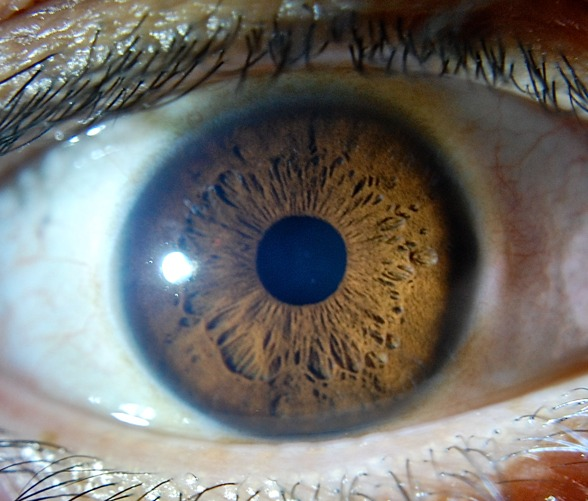
#> input picture IMAGES/Image1.jpeg, 588 x 501 px, given in place of WhatsApp Image 2023-06-16 at 3.32.53 PM.jpeg, which was not available
$ python irisdetection.py
#> lines starting #> are read from the running program, lines starting #| are printed output that depends on the picture; after the words box and inside, x2 and y2 are one past the last pixel; in counts of white or black regions, pixels touching at a corner belong together; pictures that were not available may be replaced by others from this repository, and a replacement may not be noted
#> further down, original is the input picture: shape (501, 588, 3); mean B, G, R 107.9, 112.5, 114.9
# -*- coding: utf-8 -*-
"""irisdetection.ipynb

Automatically generated by Colaboratory.

Original file is located at
    https://colab.research.google.com/drive/153P4IuZXtALYKdf-w8kM11wJ3IGHHQcl
"""
import cv2
import numpy as np
import os
import glob
#importar a lib para usar no google colab
    #from google.colab import files
    #import shutil
from matplotlib import pyplot as plt

def encontrar_pupila(imagem):

  #tratamento da imagem preto e branco
  imagem_PeB = cv2.cvtColor(imagem, cv2.COLOR_BGR2GRAY)
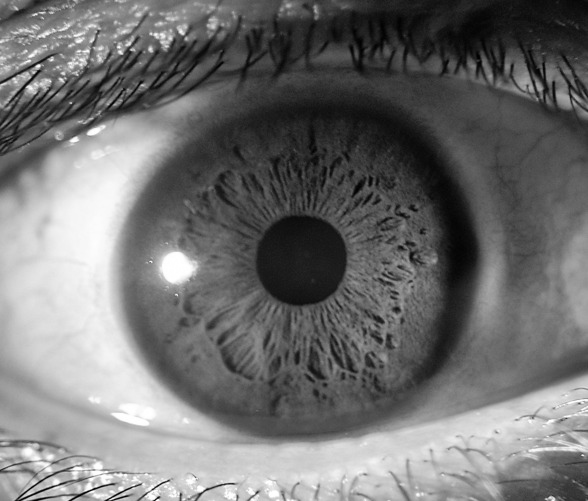
#> imagem_PeB: shape (501, 588); min 0, max 255, mean 112.7

  #colocar blur
  imagem_blur =  cv2.medianBlur(imagem_PeB, 15)
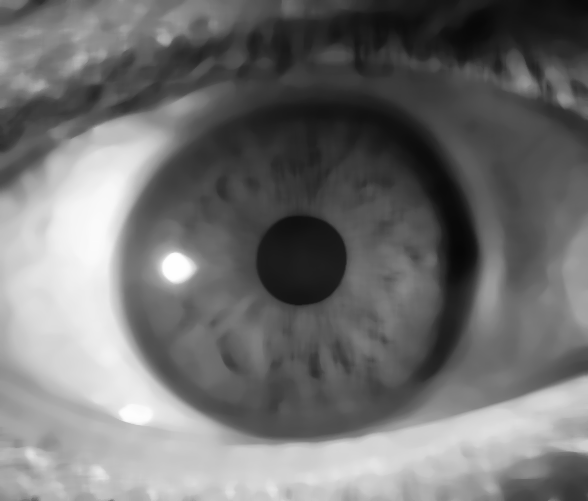
#> imagem_blur: shape (501, 588); min 7, max 254, mean 113

  #converter pra bgr
  image_bgr = cv2.cvtColor(imagem_blur, cv2.COLOR_RGB2BGR)

  #determinar o intervalo de tons de preto que queira mostrar
  maior_preto = np.array([0, 0, 0], dtype=np.uint8)
  menor_preto = np.array([110, 110, 110], dtype=np.uint8)

  #aplicar a mask baseado no intervalo de preto
  mask = cv2.inRange(image_bgr, maior_preto, menor_preto)
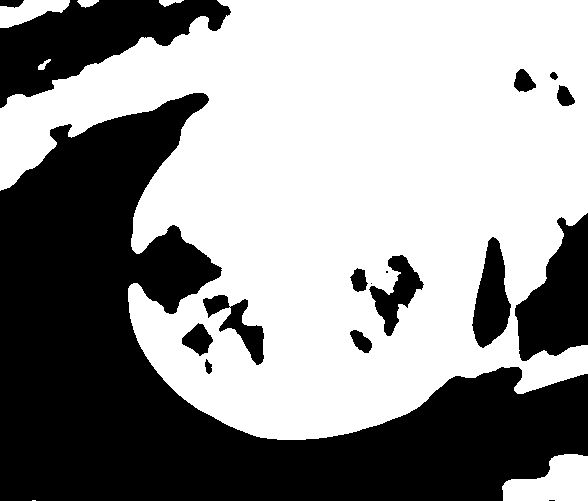
#> mask: shape (501, 588); 58.2% white; 17 black regions (3 under 20 px), largest, box (x1, y1, x2, y2) and area: (0, 93, 588, 501) 96730, (0, 0, 231, 108) 11813, (515, 213, 588, 361) 6686
  resultado = cv2.bitwise_and(image_bgr, image_bgr, mask=mask)
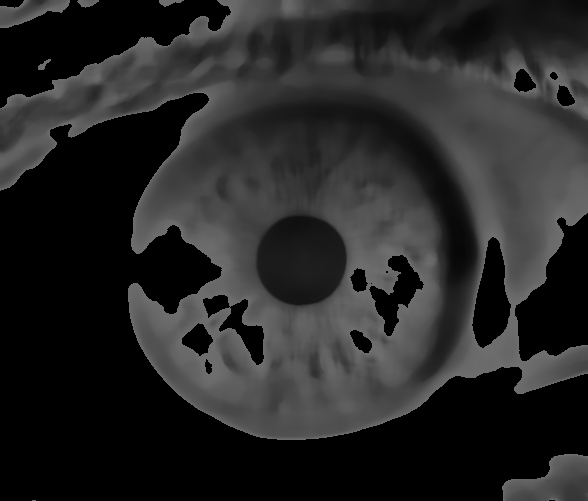
#> resultado: shape (501, 588, 3); min 0, max 110, mean 38.9
  resultadoPeB = cv2.cvtColor(resultado, cv2.COLOR_BGR2GRAY)

  # virar a imagem de cabeça pra baixo para cortar a sombrancelha
  #imagem_virada = cv2.flip(resultadoPeB, 0)

  # Obter as dimensões da imagem
  #altura, largura = imagem_virada.shape[:2]

  # Definir a altura da região a ser mantida
  #altura_apagar = int(altura * 0.5)

  # Criar uma máscara para definir a região a ser apagada
  #mascara = np.zeros((altura, largura), dtype=np.uint8)
  #mascara[:altura_apagar, :] = 255

  # Aplicar a máscara na imagem original
  #imagem_apagada = cv2.bitwise_and(imagem_virada, imagem_virada, mask=mascara)

  # virar a imagem novamente já sem as sombrancelhas
  #nova_imagem = cv2.flip(imagem_apagada,0)

  #aplicar blur na nova imagem
  #nova_imagem = cv2.medianBlur(nova_imagem,13)

  #Processo para captura de circulos(iris)
  #circulos = cv2.HoughCircles(imagem_blur, cv2.HOUGH_GRADIENT,
  #1, 800, param1=100, param2=30, minRadius=100, maxRadius=200)

  #circulos_detectados = np.uint16(np.around(circulos))

  #processo para captura de pupilas
  pupilas = cv2.HoughCircles(resultadoPeB, cv2.HOUGH_GRADIENT,
  1, 300, param1=100, param2=20, minRadius=0, maxRadius=100)
#> pupilas = [[301.5, 260.5, 45.7]]


  if pupilas is not None:
      pupilas_detectadas = np.uint16(np.around(pupilas))
#> pupilas_detectadas = [[302, 260, 46]]

    # Coordenadas do centro da imagem
      centro_x = imagem.shape[1] // 2
#> centro_x = 294
      centro_y = imagem.shape[0] // 2
#> centro_y = 250

    # Desenhar iris e pupilas próximas ao centro
      for (x, y, r) in pupilas_detectadas[0, :]:
        # Verificar se o centro do círculo está próximo ao centro da imagem
          if abs(x - centro_x) < centro_x / 3 and abs(y - centro_y) < centro_y / 3:
              cv2.circle(imagem, (x, y), r, (255, 255, 255), 4)
#> this loop made 1 pass
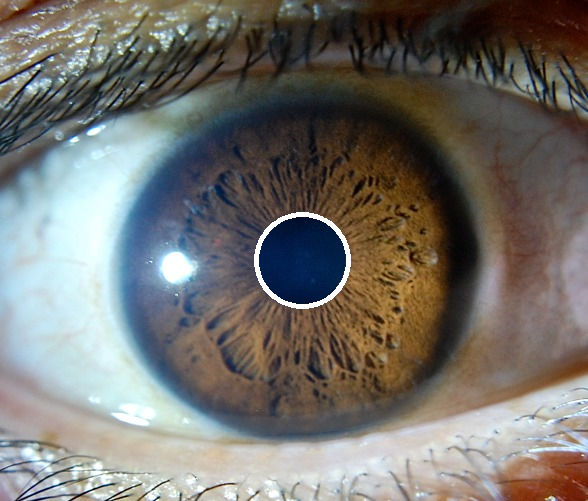
#> imagem: shape (501, 588, 3); 0.49% of pixels changed, all inside (x1, y1, x2, y2) = (254, 212, 351, 309)


  #for (x,y,r) in circulos_detectados[0,:]:
    #cv2.circle(imagem, (x,y),r, (0,0,255), 4)

  return (imagem_PeB, imagem_blur, resultadoPeB, imagem)

#plotar as imagens
def display(img1, img2, img3, img4, img5):
  fig = plt.figure(figsize=(25, 10))

  ax1 = fig.add_subplot(1, 5, 1)
  plt.title('Input image', fontsize=16)
  ax1.axis('off')

  ax2 = fig.add_subplot(1, 5, 2)
  plt.title('Gray', fontsize=16)
  ax2.axis('off')

  ax3 = fig.add_subplot(1, 5, 3)
  plt.title('Blur', fontsize=16)
  ax3.axis('off')

  ax4 = fig.add_subplot(1, 5, 4)
  plt.title('Canny', fontsize=16)
  ax4.axis('off')

  ax5 = fig.add_subplot(1, 5, 5)
  plt.title('bordas', fontsize=16)
  ax4.axis('off')


  ax1.imshow(img1)
  ax2.imshow(img2)
  ax3.imshow(img3)
  ax4.imshow(img4)
  ax5.imshow(img5)


  return plt

def imread(img):
  img = cv2.cvtColor(img, cv2.COLOR_BGR2RGB)
  return img

# [22 lines of commented-out code are left out]

original=cv2.imread('WhatsApp Image 2023-06-16 at 3.32.53 PM.jpeg')
img1, img2, img3, img4 = encontrar_pupila(original.copy())

original = imread(original)
img1 = imread(img1)
img2 = imread(img2)
img3 = imread(img3)
img4 = imread(img4)


display(original,img1,img2,img3,img4)
